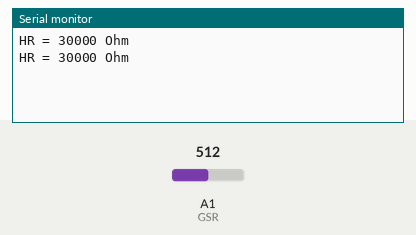
Recording of a sketch running on a simulated Arduino Uno, built with avr-gcc and run on an emulated ATmega328P. Parts: the last lines printed to the serial monitor. The test bench sets the inputs (shaded band); at power-on: A1 (GSR) = 512.

Above: at 1.7 s.
1.8 s: A1 (GSR) set to 482
At 2.5 s:
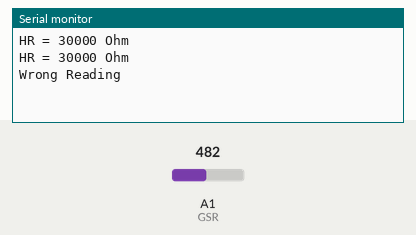
4.0 s: A1 (GSR) set to 511
At 4.5 s:
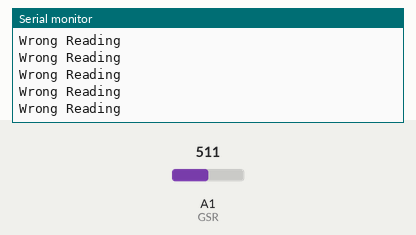

The sketch:

GSR_sensor_V2.ino
```cpp
//GSR Grove sensor
//Sensor sits on the skin for calabration, before starting the system.

const int GSR = A1;
const int measurments = 100;

int sensorValue = 0;
int gsr_average = 0;
int SerialCalibration = 0;
int HumanResistance = 0;

double scale = 0;
double sumcal = 0;

//int difference;
//float current_ADC = 0.0015;             //current through ADC in Ampere
//float voltage_ADC;                      // output sensor calculate back to voltage in volts //double?
//int offset = 0;                         //offset

int Sumcal(){                           //Average the x measurements to remove the glitch
  int sumcal = 0;
  for(int i = 0; i < measurments; i++)
  {
  sensorValue = analogRead(GSR);
  sumcal += sensorValue;
  delay(5);
  }
  return (sumcal / measurments);
}

void setup()
{
  Serial.begin(9600);

  SerialCalibration = Sumcal();         //determine once the mean value of dry skin
  //Serial.print("SerialCalibration= ");
  //Serial.println(SerialCalibration);
}

void loop()
{
  gsr_average = Sumcal();
  scale = map(gsr_average, 0, SerialCalibration, 0, 1023);
  HumanResistance = abs((30000 * scale) / 1023);            //30 kOhm is max skin resistance
  //difference = abs(SerialCalibration - gsr_average);      //huge difference, lots of sweat

  //p 1023   pergentage
  //r 30000  HR?

  if(HumanResistance > 0)
  {
    Serial.print("HR = ");
    Serial.print(HumanResistance);
    Serial.println(" Ohm");
  }
  else{Serial.println("Wrong Reading");}

}

//voltage_ADC = map(gsr_average, 0, 1023, 0, ); //
  //HumanResistance = voltage_ADC / current_ADC + offset; //y = ax + b in Ohm. R = U/I + offset

  //HumanResistance = map(difference, 0, 1023, 0, 100);   //0 < HR < 100 procent
  //HumanResistance = (difference / SerialCalibration) * 100; //0 < HR < 100 procent
  //HumanResistance = ((1024 + 2 * gsr_average) / difference) * 10000;    //Pure nonsense!!! in ohms, but very inaccurate/unreliable


  //Serial.print("Reading= ");
  //Serial.println(gsr_average);

  //Serial.print("Difference= ");
  //Serial.println(difference);
```

Measured:
- the behaviour switches between 499 and 498 on A1 (GSR) (found by bisection; images 0 and 1)
- after the input at 1.8 s, the serial monitor: prints a new line after 0.25 s (image 1)
